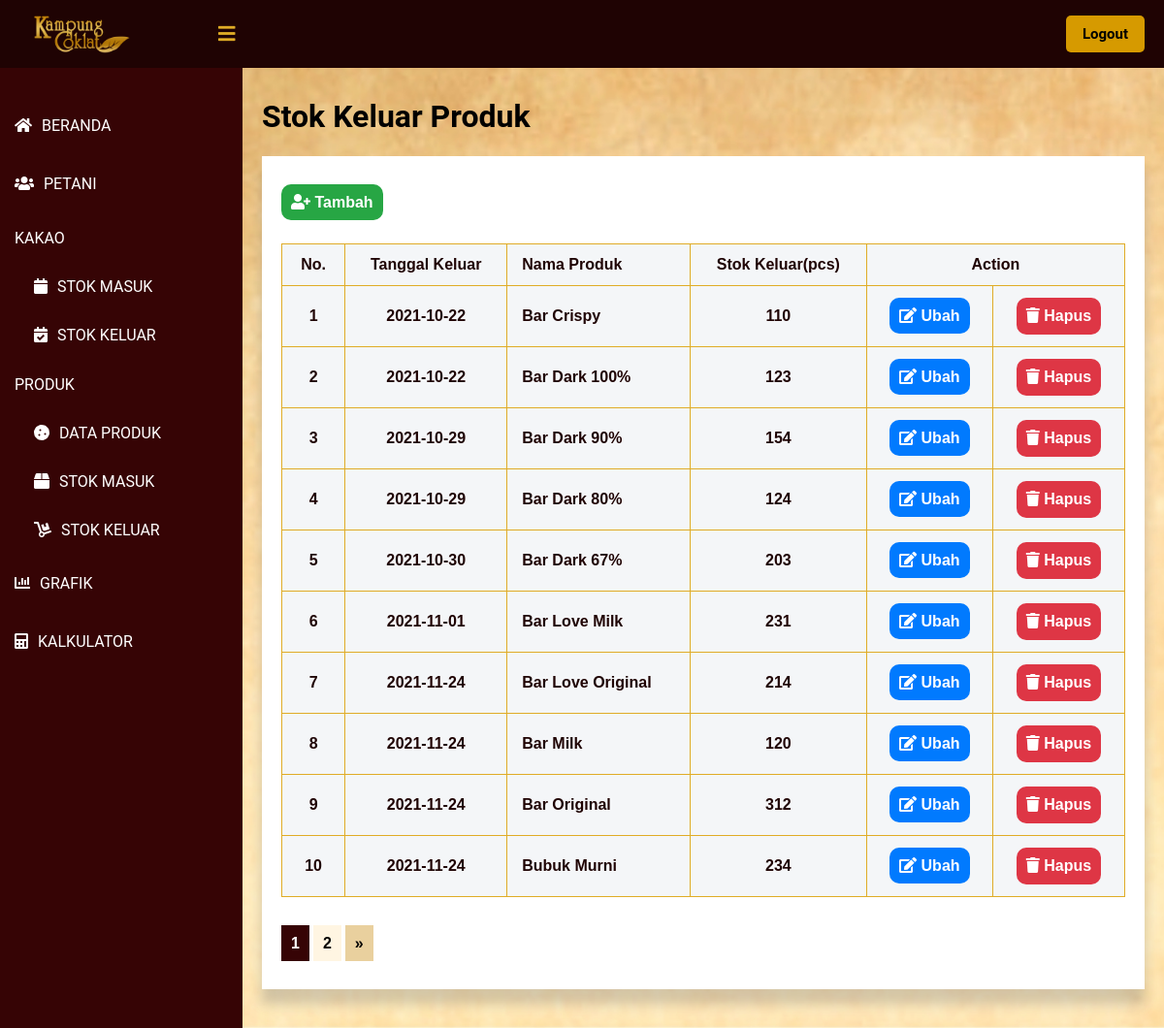
Page /public/lihat_SKP/1 (signed in) on the committed database.
### tables this page shows
CREATE TABLE `stok_keluar_produk` (
  `id_keluar_produk` int(11) NOT NULL,
  `tanggal_keluar` timestamp NOT NULL DEFAULT current_timestamp(),
  `nama_produk` int(11) NOT NULL,
  `stok_keluar` int(11) NOT NULL
);

CREATE TABLE `produk` (
  `id_produk` int(11) NOT NULL,
  `nama_produk` varchar(30) NOT NULL,
  `berat_bersih` int(11) NOT NULL,
  `harga` int(11) NOT NULL,
  `produksi_kakao_kering` int(11) NOT NULL,
  `produksi_kakao_basah` int(11) NOT NULL
);

### app/core/Controller.php (called while the page is built, shortened)
<?php
class Controller {
    public function view($view, $data = [])
    {
        require_once   '../app/views/'.$view.'.php';
    }
}
?>

### app/controllers/Lihat_SKP.php (called while the page is built, shortened)
<?php
class Lihat_SKP extends Controller {
    public function index($page)
    {
        $id_user = $_SESSION['id'];
        $user = $this->model('User_model')->getUserById($id_user);
        $data['keluar_produk'] = $this->model('SKP_model')->getList($page);
        $data['nama'] = $user['nama'];
        $this->view('lihat_SKP/index', $data);
    }
}
?>

### app/core/App.php (called while the page is built, shortened)
<?php
class App {
    protected $method = 'index';
    protected $params = [];
    public function __construct()
    {
        $url = $this->parseURL();
        if ( file_exists('../app/controllers/' . $url[0] . '.php') ) {
            unset($url[0]);
        }
        $this->controller = new $this->controller;
        if ( !empty($url) ) {
            $this->params = array_values($url);
        }
        call_user_func_array([$this->controller, $this->method], $this->params);
    }
    public function parseURL()
    {
        if ( isset($_GET['url']) ) {
            $url = rtrim($_GET['url'], '/');
            $url = filter_var($url, FILTER_SANITIZE_URL);
            $url = explode("/", $url);
            return $url;
        }
    }
}

### public/index.php (called while the page is built, shortened)
<?php
$app = new App;

### app/core/Database.php (called while the page is built, shortened)
<?php
class Database {
    private $host = DB_HOST;
    private $db_name = DB_NAME;
    private $dbh;
    private $stmt;
    public function __construct()
    {
        $dsn = 'mysql:host=' . $this->host . ';dbname=' . $this->db_name;
        try {
            $this->dbh = new PDO($dsn, 'root', '');
        } catch(PDOException $e) {
            die($e->getMessage());
        }
    }
    public function query($query)
    {
        $this->stmt = $this->dbh->prepare($query);
    }
    public function bind($param, $value, $type=null)
    {
        if ( is_null($type) ) {
            switch( true ) {
                default :
                    $type = PDO::PARAM_STR;
            }
        }
        $this->stmt->bindValue($param, $value, $type);
    }
    public function execute()
    {
        $this->stmt->execute();
    }
    public function resultSet()
    {
        $this->execute();
        return $this->stmt->fetchAll(PDO::FETCH_ASSOC);
    }
}

### app/models/SKP_model.php (called while the page is built, shortened)
<?php
class SKP_model {
    private $table = 'stok_keluar_produk';
    private $db;
    public function __construct()
    {
        $this->db = new Database;
    }
    public function getList($page)
    {
        $data = [];
        $jumlahDataSetiapPage = 10;
        $this -> db -> query("SELECT stok_keluar_produk.*, produk.nama_produk, DATE_FORMAT(tanggal_keluar, '%Y-%m-%d') AS tanggal_keluar FROM `" . $this->table . "` LEFT JOIN produk ON produk.id_produk = stok_keluar_produk.nama_produk");
        $jumlahData = $this -> db -> resultSet();
        $jumlahData = count($jumlahData);
        $jumlahPage = ceil($jumlahData / $jumlahDataSetiapPage);
        $halamanSaatIni = ( isset($page) ) ? $page : 1;
        $dataPertama = ($jumlahDataSetiapPage * $halamanSaatIni) - $jumlahDataSetiapPage;
        $this -> db -> query("SELECT stok_keluar_produk.*, produk.nama_produk, DATE_FORMAT(tanggal_keluar, '%Y-%m-%d') AS tanggal_keluar FROM `" . $this->table . "` LEFT JOIN produk ON produk.id_produk = stok_keluar_produk.nama_produk LIMIT $dataPertama, $jumlahDataSetiapPage");
        $daftarData = $this -> db -> resultSet();
        $data['list_data'] = $daftarData;
        $data['halaman_saat_ini'] = $halamanSaatIni;
        $data['jumlah_halaman'] = $jumlahPage;
        return $data;
    }
}

### app/views/lihat_SKP/index.php (the view, shortened to what this page needs)
<!DOCTYPE html>
<html lang=”en”>
<head>
	<link href="<?= BASEURL ?>/css/melihat_petani.css" rel="stylesheet" type="text/css">
    <link rel="stylesheet" href="https://cdnjs.cloudflare.com/ajax/libs/font-awesome/5.12.1/css/all.min.css">
</head>
<body>
    <header>
        <label for="check">
            <i class="fas fa-bars" id="sidebar_btn"></i>
        </label>
        <div class="left_area">
            <img src="http://localhost/KampungCoklat/public/img/Logo-Daun.png">
        </div>
        <div class="right_area">
            <a href="<?= BASEURL ?>/logout" style="color: #000; margin-left: 10px;" class="logout_btn">Logout</a>
        </div>
    </header>
    <div class="sidebar">
        <a class="menu" href="<?= BASEURL ?>/beranda"><i class="fas fa-home"></i><span>BERANDA</span></a>
        <a class="menu" href="<?= BASEURL ?>/lihat_petani/1"><i class="fas fa-users"></i><span>PETANI</span></a>
        <p class="menu2">KAKAO</p>
        <a class="sub_menu" href="<?= BASEURL ?>/lihat_stok/1"><i class="fas fa-calendar"></i><span>STOK MASUK</span></a>
        <a class="sub_menu" href="<?= BASEURL ?>/lihat_SKK/1"><i class="fas fa-calendar-check"></i><span>STOK KELUAR</span></a>
        <p class="menu2">PRODUK</p>
        <a class="sub_menu" href="<?= BASEURL ?>/lihat_produk/1"><i class="fas fa-cookie"></i><span>DATA PRODUK</span></a>
        <a class="sub_menu" href="<?= BASEURL ?>/lihat_SMP/1"><i class="fas fa-box"></i><span>STOK MASUK</span></a>
        <a class="sub_menu" href="<?= BASEURL ?>/lihat_SKP/1"><i class="fas fa-dolly"></i><span>STOK KELUAR</span></a>
        <a class="menu" href="<?= BASEURL ?>/grafik/2021"><i class="fas fa-chart-bar"></i><span>GRAFIK</span></a>
        <a class="menu" href="<?= BASEURL ?>/kalkulator"><i class="fas fa-calculator"></i><span>KALKULATOR</span></a>
    </div>
    <div class="content">
        <div class="card">
            <h1>Stok Keluar Produk</h1>
        </div>
        <div class="card_table">
            <div>
                <div class="card_table1">
                    <br><br>
                    <a href="<?= BASEURL ?>/tambah_SKP" class="tambah"><i class="fas fa-user-plus"></i><span> Tambah</span></a>
                </div>
                </div>
                <div class="card_table2">
                    <table class="tabelMahasiswa" width="60%">
                        <tr>
                            <th style="text-align: center;">No.</th>
                            <th style="text-align: center;">Tanggal Keluar</th>
                            <th>Nama Produk</th>
                            <th style="text-align: center;">Stok Keluar(pcs)</th>
                            <th colspan="2" style="text-align: center;">Action</th>
                        </tr>
                        <?php foreach ($data['keluar_produk']['list_data'] as $key => $value) { ?>
                        <tr>
                            <th style="text-align: center;"><?= ($key + 1) ?></th>
                            <th style="text-align: center;"><?= $value['tanggal_keluar'] ?></th>
                            <th><?= $value['nama_produk'] ?></th>
                            <th style="text-align: center;"><?= $value['stok_keluar'] ?></th>
                            <th style = "text-align: center;">
                                <a class = 'edit' href = '<?= BASEURL;?>/ubah_SKP/<?= $value['id_keluar_produk']?>'><i class="fas fa-edit"></i> Ubah</a>
                            </th>
                            <th style = "text-align: center;">
                                <form method="get" action="<?= BASEURL;?>/hapus_SKP/hapus/<?= $value['id_keluar_produk']?>">
                                    <button style = "font-size: 16px; border: none;" type="submit" class="hapus" onclick="return confirm('Apakah anda yakin ingin menghapus data tersebut?');"><i class="fas fa-trash"></i> Hapus</button>
                                </form>
                            </th>
                        </tr>
                        <?php } ?>
                    </table>
                    <br>
                    <br>
                    <?php for($p = 1; $p <= $data['keluar_produk']['jumlah_halaman']; $p++): ?>
                        <?php if($p == $data['keluar_produk']['halaman_saat_ini']): ?>
                            <a href= "<?= BASEURL ?>/lihat_SKP/<?= $p; ?>" class = 'page_aktif'><?= $p; ?></a>
                        <?php else: ?>
                            <a href= "<?= BASEURL ?>/lihat_SKP/<?= $p; ?>"  class = 'page'><?= $p; ?></a>
                        <?php endif; ?>
                    <?php endfor; ?>
                    <?php if($data['keluar_produk']['halaman_saat_ini'] < $data['keluar_produk']['jumlah_halaman']): ?>
                        <a href = "<?= BASEURL ?>/lihat_SKP/<?= $data['keluar_produk']['halaman_saat_ini'] + 1; ?>"  class = 'pageLebih'>&raquo;</a>
                    <?php endif; ?>
                    <br>
                    <br>
                    <br>
                </div>
            </div>
        </div>
</body>
</html>

### public/css/melihat_petani.css (style rules this page uses)
body { margin: 0; padding: 0; font-family: "Roboto", sans-serif; }
header { z-index: 1; position: fixed; background: #1f0303; padding: 20px; width: calc(100% - 0%); top: 0; height: 30px; }
.left_area img { width: 120px; margin-top: -15px; }
.logout_btn { padding-left: 17px; padding-right: 17px; padding-bottom: 10px; padding-top: 10px; background: #d69a00; text-decoration: none; float: right; margin-top: -60px; margin-right: 40px; border-radius: 5px; font-size: 15px; font-weight: 600; color: #360405; transition: 0.5s; transition-property: background; }
.sidebar { z-index: 1; top: 0; background: #360405; margin-top: 70px; padding-top: 30px; position: fixed; left: 0; width: 250px; height: calc(100% - 9%); transition: 0.5s; transition-property: left; overflow-y: auto; }
.menu { color: #fff; display: block; width: 100%; line-height: 60px; text-decoration: none; padding-left: 15px; box-sizing: border-box; transition: 0.5s; transition-property: background; }
.menu2 { color: #fff; display: block; width: 100%; text-decoration: none; padding-left: 15px; box-sizing: border-box; transition: 0.5s; transition-property: background; }
.sub_menu { color: #fff; display: block; width: 100%; line-height: 50px; text-decoration: none; padding-left: 35px; box-sizing: border-box; transition: 0.5s; transition-property: background; }
.sidebar i { padding-right: 10px; }
label #sidebar_btn { z-index: 1; color: #e0ac26; position: fixed; cursor: pointer; left: 225px; font-size: 20px; margin: 5px 0; transition: 0.5s; transition-property: color; }
.content { background: url('http://localhost/KampungCoklat/public/img/bg.jpg'); background-position: center; background-size: cover; height: auto; transition: 0.5s; width: (100% - 250px); margin-top: 60px; padding: 20px; margin-left: 250px; }
.content .card_table { box-shadow: 0 19px 38px rgba(255, 255, 255, 0.3), 0 15px 12px rgba(0,0,0,0.22); background-color: #fff; }
.tabelMahasiswa { margin-top: 10px; font-family: Arial; border-collapse: collapse; width: 100%; }
.content .card_table1 { margin: 20px; height: 50px; }
.content .card_table2 { margin-top: 40px; margin-left: 20px; margin-bottom: 20px; margin-right: 20px; }
.tambah { cursor: crosshair; text-decoration: none; background-color: #27a644; padding: 10px 10px; text-align: center; border-radius: 10px; font-family: Arial; font-weight: bold; color: white; }
.edit { text-decoration: none; background-color: #017afe; padding: 10px 10px; text-align: center; border-radius: 10px; font-family: Arial; font-weight: bold; color: white; cursor: pointer; }
.pageLebih { text-decoration: none; background-color: #e9d09e; padding: 10px 10px; text-align: center; font-family: Arial; font-weight: bold; color: black; }
.page { text-decoration: none; background-color: #fff5e2; padding: 10px 10px; text-align: center; font-family: Arial; font-weight: bold; color: black; }
.page_aktif { text-decoration: none; background-color: #360405; padding: 10px 10px; text-align: center; font-family: Arial; font-weight: bold; color: white; font-weight: bold; }
.hapus { text-decoration: none; background-color: #de3645; padding: 10px 10px; text-align: center; border-radius: 10px; font-family: Arial; font-weight: bold; color: white; cursor: pointer; }
td, th { border: 1px solid #e0ac26; padding: 15px; }
tr:nth-child(even) { background-color: #747677; }
th { padding-top: 12px; padding-bottom: 12px; text-align: left; background-color: #f4f6f8; color: #1f0303; }

### rows in the picture
stok_keluar_produk: tanggal_keluar "2021-10-22", nama_produk.nama_produk "Bar Crispy", stok_keluar "110"
stok_keluar_produk: tanggal_keluar "2021-10-22", nama_produk.nama_produk "Bar Dark 100%", stok_keluar "123"
stok_keluar_produk: tanggal_keluar "2021-10-29", nama_produk.nama_produk "Bar Dark 90%", stok_keluar "154"
stok_keluar_produk: tanggal_keluar "2021-10-29", nama_produk.nama_produk "Bar Dark 80%", stok_keluar "124"
stok_keluar_produk: tanggal_keluar "2021-10-30", nama_produk.nama_produk "Bar Dark 67%", stok_keluar "203"
stok_keluar_produk: tanggal_keluar "2021-11-01", nama_produk.nama_produk "Bar Love Milk", stok_keluar "231"
stok_keluar_produk: tanggal_keluar "2021-11-24", nama_produk.nama_produk "Bar Love Original", stok_keluar "214"
stok_keluar_produk: tanggal_keluar "2021-11-24", nama_produk.nama_produk "Bar Milk", stok_keluar "120"
stok_keluar_produk: tanggal_keluar "2021-11-24", nama_produk.nama_produk "Bar Original", stok_keluar "312"
stok_keluar_produk: tanggal_keluar "2021-11-24", nama_produk.nama_produk "Bubuk Murni", stok_keluar "234"
